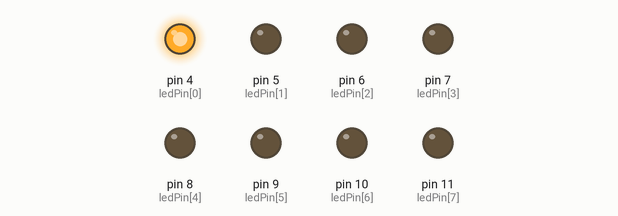
The sketch below on a simulated Arduino Uno, built with avr-gcc and run on an emulated ATmega328P. On the bench: output pins drawn as LEDs (lit = HIGH).

Above: at 0.2 s.
At 1.2 s:
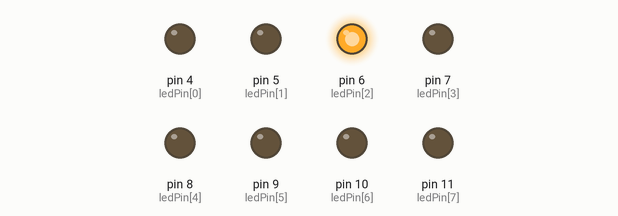
At 1.7 s:
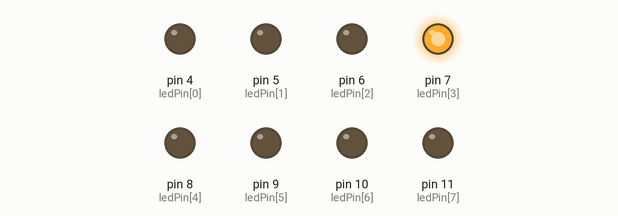
At 2.2 s:
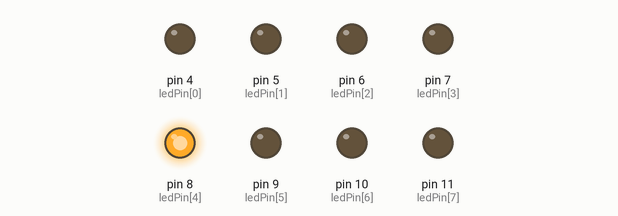
At 3.2 s:
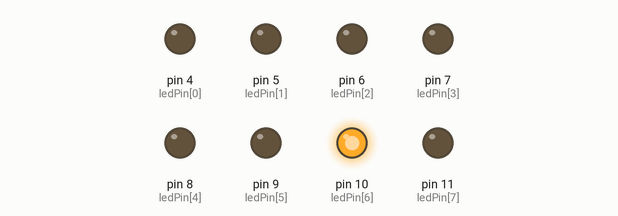
At 4.7 s:
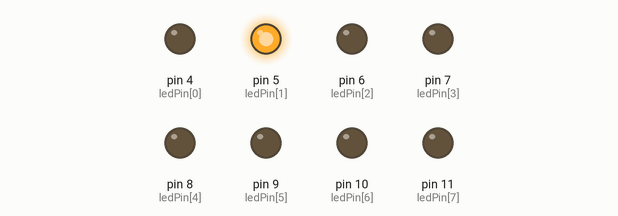
Timing chart, 0 to 5.2 s (numbered marks = the images above):
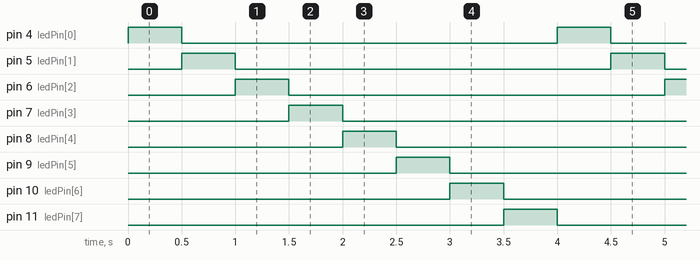

The sketch:

Listing_11_1_Simple_LED_Display.ino
```cpp
/* Listing 11-1. Simple  LED Display */

int ledPin[] = {4, 5, 6, 7, 8, 9, 10, 11};
#define ARRAYLENGTH(x)  (sizeof(x) / sizeof(x[0]))

void setup()
{
  for (int i = 0; i < ARRAYLENGTH(ledPin); i++)
  {
    pinMode(ledPin[i], OUTPUT);
  }
}

void loop()
{
  for (int i = 0; i < ARRAYLENGTH(ledPin); i++)
  {
    digitalWrite(ledPin[i], HIGH);
    delay(500);
    digitalWrite(ledPin[i], LOW);
  }
}
```

Measured:
- by itself, pin 4 (ledPin[0]), pin 5 (ledPin[1]), pin 6 (ledPin[2]), pin 7 (ledPin[3]), pin 8 (ledPin[4]), pin 9 (ledPin[5]), pin 10 (ledPin[6]), pin 11 (ledPin[7]): alternates HIGH for 0.50 s and LOW for 3.5 s
- by itself, everything shown: repeats every 4.0 s, in 9 steps
